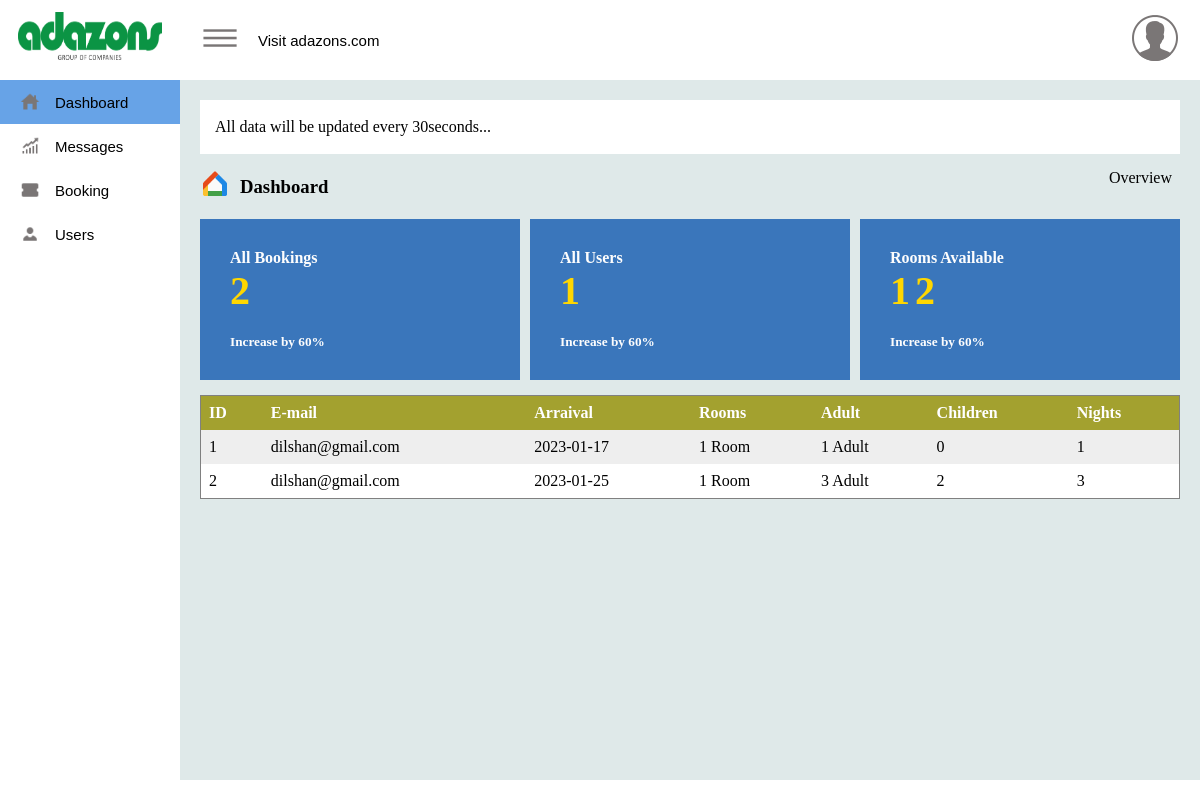
The app's page /admin/index.php with its own data.
### tables this page shows
CREATE TABLE `book` (
  `id` int(11) NOT NULL,
  `email` varchar(255) NOT NULL,
  `arrival` varchar(255) NOT NULL,
  `room` varchar(255) NOT NULL,
  `adult` varchar(255) NOT NULL,
  `children` int(11) NOT NULL,
  `nights` int(11) NOT NULL
);

### admin/index.php (the view, shortened to what this page needs)
<?php include_once ('../inc/db.inc.php'); ?>
<!DOCTYPE html>
<html lang="en">
<head>
    <link rel="stylesheet" href="../admin/styles/style.css">
</head>
<body>
    <div class="wrapper">
        <div class="side-bar" id="sideNav">
            <span><img src="../img/groupLogo.png" alt=""></span>
            <ul>
                <li id="dashboard"><span><img src="./img/icons8_home_page_24px_2.png" alt=""></span><a href="#">Dashboard</a></li>
                <li id="analytics"><span><img src="./img/icons8_increase_24px.png" alt=""></span><a href="#">Messages</a></li>
                <li id="book"><span><img src="./img/icons8_ticket_24px.png" alt=""></span><a href="#">Booking</a></li>
                <li id="users"><span><img src="./img/icons8_person_24px.png" alt=""></span><a href="#">Users</a></li>
            </ul>
        </div>
        <div class="main">
            <div class="navBar">
                <div class="left" style="display: flex; align-items: center;">
                    <span><img src="./img//icons8_menu_24px.png" alt=""></span>
                    <a href=".././index.php" style="padding-left: 18px;"><p>Visit adazons.com</p></a>
                </div>
                <div class="right">
                    <img src="./img//icons8_male_user_50px.png" alt="">
                </div>
            </div>
        </div>
    </div>
        <div class="content">
            <div class="tabs active" id="dashboardTab">
                <div class="dashboard">
                    <div class="notify">
                        All data will be updated every 30seconds...
                    </div>
                    <div class="title-box">
                        <h3><span><img src="./img/icons8_google_home_48px.png" alt=""></span> Dashboard</h3>
                        <p>Overview</p>
                    </div>
                    <div class="card-box">
                        <div class="card1 card">
                            <h4>All Bookings</h4>
                            <p><?php $sql = "select count(id) as count from book"; $result = mysqli_query($conn, $sql);
                            if (mysqli_num_rows($result) > 0) {
                                while ($row = mysqli_fetch_assoc($result)) {
                                    echo $row['count'];
                                }
                            } ?></p>
                            <h5>Increase by 60%</h5>
                        </div>
                        <div class="card2 card">
                            <h4>All Users</h4>
                            <p><?php $sql = "select count(email) from user where AuthLevel = 'user'"; $result = mysqli_query($conn, $sql);
                            if (mysqli_num_rows($result) > 0) {
                                while ($row = mysqli_fetch_assoc($result)) {
                                    echo $row['count(email)'];
                                }
                            } ?></p>
                            <h5>Increase by 60%</h5>
                        </div>
                        <div class="card3 card">
                            <h4>Rooms Available</h4>
                            <p>12</p>
                            <h5>Increase by 60%</h5>
                        </div>
                    </div>
                    <table>
                        <tr>
                            <th>ID</th>
                            <th>E-mail</th>
                            <th>Arraival</th>
                            <th>Rooms</th>
                            <th>Adult</th>
                            <th>Children</th>
                            <th>Nights</th>
                        </tr>
                        <?php
                            $sql = "select * from book";
                            $result = mysqli_query($conn, $sql);
                            if (mysqli_num_rows($result) > 0) {
                                while ($row = mysqli_fetch_assoc($result)) {
                                    echo '<tr>';
                                    echo '<td>'. $row['id'] .'</td>';
                                    echo '<td>'. $row['email'] .'</td>';
                                    echo '<td>'. $row['arrival'] .'</td>';
                                    echo '<td>'. $row['room'] .'</td>';
                                    echo '<td>'. $row['adult'] .'</td>';
                                    echo '<td>'. $row['children'] .'</td>';
                                    echo '<td>'. $row['nights'] .'</td>';
                                    echo '</tr>';
                                }
                            }
                        ?>
                    </table>
                </div>
            </div>
        </div>
</body>
</html>

### admin/styles/style.css (style rules this page uses)
* { margin: 0; padding: 0; box-sizing: border-box; }
img { width: 100%; height: 100%; }
a { text-decoration: none; color: black; font-family: Arial, Helvetica, sans-serif; font-size: 15px; }
h4, h5 { color: rgb(253, 253, 253); }
table { background-color:white; border-collapse: collapse; border: 1px gray solid; width: 100%; height: 100%; }
th, td { padding: 8px; text-align: left; }
th { background-color: rgb(163, 161, 47); color: white; }
table tr:nth-child(even) { background-color: #eee; }
.wrapper { display: flex; position: absolute; }
.side-bar { position: sticky; top: 0; bottom: 0; left: 0; width: 15%; background-color: rgb(255, 255, 255); }
.main { height: 100vh; background-color: rgb(231, 231, 226); }
.navBar { position: fixed; left: 15%; height: 10vh; width: 100%; background-color: rgb(255, 255, 255); z-index: 999; }
.side-bar { position: fixed; top: 0; left: 0; bottom: 0; padding: 0 0; position: fixed; }
.side-bar span img { width: 80%; height: 6vh; display: flex; margin: 12px auto; }
ul { margin-top: 20px; }
ul li { list-style: none; display: flex; align-items: center; padding-left: 20px; cursor: pointer; }
ul li a { padding: 10px 30px; padding-left: 15px; display: block; }
.side-bar ul li span img { width: 20px; height: 20px; }
.main .navBar { display: flex; align-items: center; width: 85%; }
.main .navBar .right { position: absolute; right: 20px; }
.main .navBar .left span img { width: 40px; height: 30px; margin-left: 20px; cursor: pointer; }
.content { position: relative; width: 85%; left: 15%; top: 10vh; background-color: rgb(223, 233, 233); height: auto; min-height: 700px; padding: 20px; }
.content .notify { background-color: white; padding: 18px 15px; }
.title-box { margin-top: 15px; padding-right: 8px; display: flex; justify-content: space-between; }
.content .card-box { margin-top: 15px; margin-bottom: 15px; display: grid; grid-template-columns: repeat(3, 1fr); grid-gap: 10px; }
.content .card-box .card { background-color: rgb(58, 118, 187); padding: 30px; }
.content .card-box .card p { font-size: 40px; color: gold; letter-spacing: 5px; font-weight: 800; margin-bottom: 20px; }
.content .title-box h3 { display: flex; align-items: center; }
.content .title-box h3 img { width: 30px; height: 30px; margin-right: 10px; }
li.active { background-color: rgb(103, 163, 231); }

### records on screen
book: id "1", email "dilshan@gmail.com", arrival "2023-01-17", room "1 Room", adult "1 Adult", children "0", nights "1"
book: id "2", email "dilshan@gmail.com", arrival "2023-01-25", room "1 Room", adult "3 Adult", children "2", nights "3"

### other values on screen
$row['count'] "2"
$row['count(email)'] "1"
